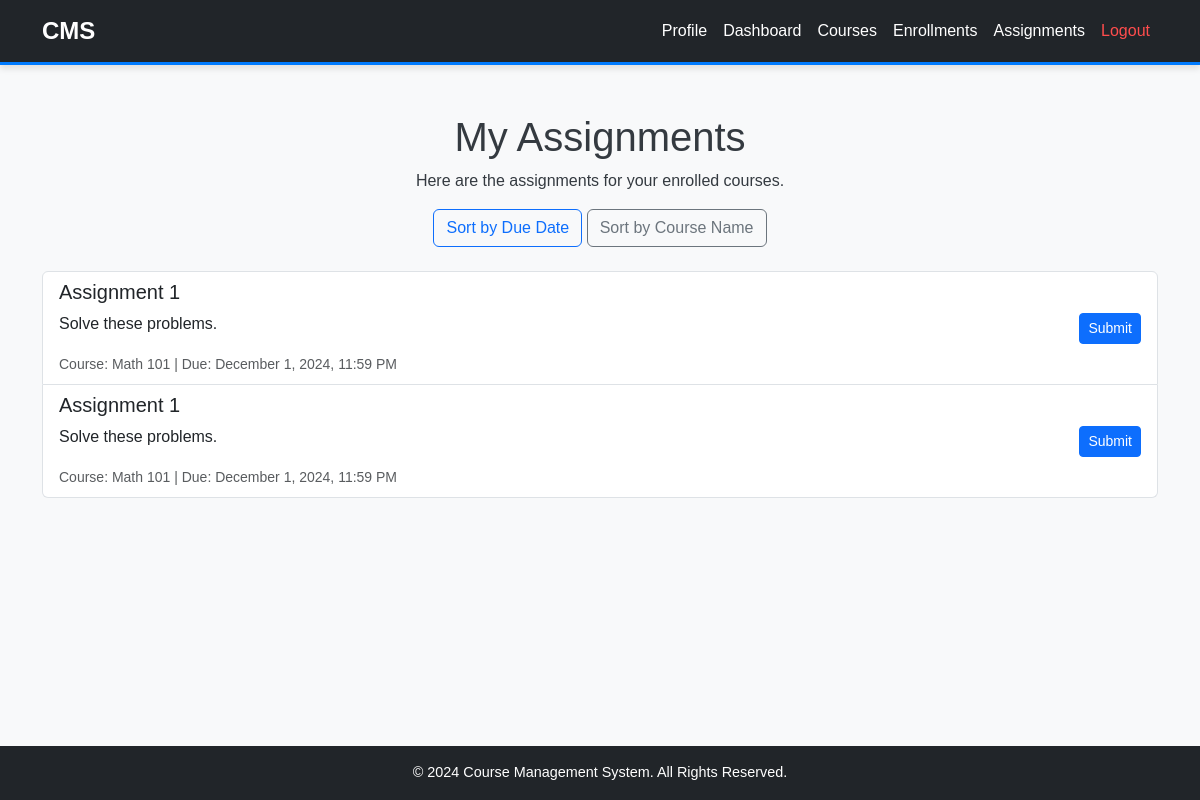
Page /pages/assignments.php (signed in) on the committed database.
### tables this page shows
CREATE TABLE `assignments` (
  `id` int(11) NOT NULL,
  `course_id` int(11) NOT NULL,
  `title` varchar(255) NOT NULL,
  `description` text DEFAULT NULL,
  `due_date` datetime NOT NULL,
  `maximum_marks` int(11) NOT NULL DEFAULT 100
);

CREATE TABLE `courses` (
  `id` int(11) NOT NULL,
  `name` varchar(255) NOT NULL,
  `description` text DEFAULT NULL,
  `capacity` int(11) NOT NULL DEFAULT 30
);

### pages/assignments.php (the view, shortened to what this page needs)
<?php
include '../includes/db.php';
$user_id = $_SESSION['user_id'];
$sql = "SELECT a.id, a.title, a.description, a.due_date, c.name AS course_name
        FROM assignments a
        JOIN enrollments e ON a.course_id = e.course_id
        JOIN courses c ON a.course_id = c.id
        WHERE e.user_id = ?
        ORDER BY a.due_date ASC";
$stmt = $conn->prepare($sql);
$stmt->bind_param("i", $user_id);
$stmt->execute();
$result = $stmt->get_result();
$assignments = $result->fetch_all(MYSQLI_ASSOC);
include '../includes/header.php';
include '../includes/navbar.php';
?>
<!DOCTYPE html>
<html lang="en">
<head>
    <link rel="stylesheet" href="../assets/css/style.css">
</head>
<body>
    <div class="container mt-5">
        <h1 class="text-center">My Assignments</h1>
        <p class="text-center">Here are the assignments for your enrolled courses.</p>
        <div class="text-center mb-3">
            <a href="?sort=due_date" class="btn btn-outline-primary">Sort by Due Date</a>
            <a href="?sort=course_name" class="btn btn-outline-secondary">Sort by Course Name</a>
        </div>
        <?php if (!empty($assignments)): ?>
            <ul class="list-group mt-4">
                <?php foreach ($assignments as $assignment): ?>
                    <li class="list-group-item">
                        <div class="d-flex justify-content-between">
                            <div>
                                <h5><?php echo htmlspecialchars($assignment['title']); ?></h5>
                                <p><?php echo htmlspecialchars($assignment['description']); ?></p>
                                <small class="text-muted">Course: <?php echo htmlspecialchars($assignment['course_name']); ?> | Due: <?php echo htmlspecialchars(date("F j, Y, g:i A", strtotime($assignment['due_date']))); ?></small>
                            </div>
                            <div class="align-self-center">
                                <a href="submit_assignment.php?assignment_id=<?php echo urlencode($assignment['id']); ?>" class="btn btn-primary btn-sm">Submit</a>
                            </div>
                        </div>
                    </li>
                <?php endforeach; ?>
            </ul>
        <?php else: ?>
            <p class="text-muted text-center">No assignments available.</p>
        <?php endif; ?>
    </div>
    <?php include '../includes/footer.php'; ?>
</body>
</html>

### assets/css/style.css (style rules this page uses)
body { background-color: #f8f9fa; font-family: 'Arial', sans-serif; color: #343a40; margin: 0; padding: 0; display: flex; flex-direction: column; min-height: 100vh; }
.btn { transition: transform 0.2s, background-color 0.3s; }
.mt-4 { margin-top: 1.5rem !important; }
.mb-3 { margin-bottom: 1rem !important; }

### rows in the picture
assignments: title "Assignment 1", description "Solve these problems.", course.name "Math 101", due_date "December 1, 2024, 11:59 PM"
assignments: title "Assignment 1", description "Solve these problems.", course.name "Math 101", due_date "December 1, 2024, 11:59 PM"
